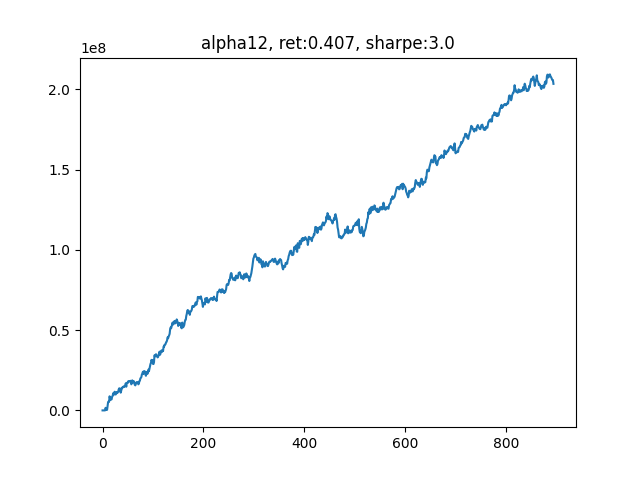

Write the Python code that produced this figure.
'''
v_1.4
alpha101单因子测试
'''

from __future__ import print_function
import logging


import os
import time
import numpy as np
import pandas as pd
import matplotlib.pyplot as plt

import scipy.optimize as sco
from sklearn import preprocessing
from sklearn.linear_model import LinearRegression

import multiprocessing as mp
from concurrent.futures import ProcessPoolExecutor, as_completed



import warnings
warnings.filterwarnings("ignore")



############################ Define our factors ####################################### 
def RSIIndividual(data):
    t = 6                           # 需要6天的历史数据
    close = np.array(data)[:, 5]    # 股票N天的close数据
    delta = np.diff(close)     

    delta = pd.Series(delta)
    up, down = delta.copy(), delta.copy()
    up[up < 0] = 0
    down[down > 0] = 0
    roll_up1 = up.ewm(span=5).mean()                      # 上涨天数的指数移动平均
    roll_down1 = down.abs().ewm(span=5).mean()            # 下跌天数的指数移动平均
    RS1 = roll_up1 / roll_down1
    RSI1 = 100.0 - (100.0 / (1.0 + RS1))

    return -RSI1.iloc[-1]


def SixDayRS(data):
    '''
    六日收益率反转
    '''
    t = 6                           # 需要6天的历史数据
    close = np.array(data)[:, 5]    # 股票N天的close数据    
    return -(close[-1]/close[-t] - 1) 

def MOM(data):
    t = 6                           # 需要6天的历史数据
    close = np.array(data)[:, 5]    # 股票N天的close数据
    delta = np.diff(close)     

    delta = pd.Series(delta)
    up, down = delta.copy(), delta.copy()
    up[up < 0] = 0
    down[down > 0] = 0
    roll_up1 = up.ewm(span=5).mean()                      # 上涨天数的指数移动平均
    roll_down1 = down.abs().ewm(span=5).mean()            # 下跌天数的指数移动平均
    RS1 = roll_up1 / roll_down1
    RSI1 = 100.0 - (100.0 / (1.0 + RS1))

    six_day_rs = -(close[-1]/close[-t] - 1) 

    return (-RSI1.iloc[-1] + six_day_rs)/2

def Size(data):
    '''
    市值（收盘价近似代替）
    '''
    t = 6                                   # 需要6天的历史数据
    close = np.array(data)[:, 5]            # 股票N天的close数据
    size = np.log(close)         # 按行求均值
    size = pd.Series(size)
    size = size.rolling(window=5).mean()

    return -size.iloc[-1]


def VolumePct(data):
    '''
    成交量变化率
    '''
    t = 6                                      # 需要6天的历史数据
    volume = np.array(data)[:, 6]              # 股票N天的volume数据
    
    volume = pd.Series(volume)
    # v_pct = np.abs(volume.pct_change(1))
    v_pct = volume.pct_change(3)
    v_pct = v_pct.rolling(window=5).mean()
    return -v_pct.iloc[-1]

###############################   Alpha 101   ##############################
def Alpha6(data):
    _open = pd.Series(np.array(data)[:, 2])                # 开盘价
    volume = pd.Series(np.array(data)[:, 6])              # 股票N天的volume数据
    alpha6 = _open.rolling(window=10).corr(volume)
    return -1*alpha6.iloc[-1]

def Alpha7(data):
    close = pd.Series(np.array(data)[:, 5])
    amount = pd.Series(np.array(data)[:, 7])              # 股票N天的amount数据
    mean_amount = amount.rolling(window=5).mean().iloc[-1]
    if mean_amount<amount.iloc[-1]:
        delta = close.diff(3).abs().iloc[-10:]
        delta_rank = delta.rank()
        return -1*delta_rank.iloc[-1]*np.sign(delta.iloc[-1])
    else:
        return -1

def Alpha12(data):
    close = pd.Series(np.array(data)[:, 5])
    amount = pd.Series(np.array(data)[:, 7])              # 股票N天的amount数据
    _sign = np.sign(amount.diff(1).iloc[-1])
    delta = close.diff(1)
    return -1*_sign*delta.iloc[-1]

###############################   并行计算因子   ##############################
def each_task(_key, _array):
    factors = []
    # factors.append(RSIIndividual(_array))
    # factors.append(SixDayRS(_array))
    # factors.append(Size(_array))
    # factors.append(VolumePct(_array))
    factors.append(Alpha12(_array))
    return (_key, factors)

def mp_task(batch, data):
    res = []
    for _key in batch:
        res.append(each_task(_key, data[_key]))
    return res

def _batch(stock_list):
    num_of_stock = len(stock_list)
    batch_size = num_of_stock // os.cpu_count()
    for i in range(0, num_of_stock, batch_size):
        yield stock_list[i: i+batch_size]

###############################   回归法估计因子权重   ##############################
def factor_regression(factors_record, pct_record, i):
    X = factors_record[-(i+2)]
    X[np.isnan(X)] = 0
    Y = pct_record[-i]
    Y[np.isnan(Y)] = 0
    reg = LinearRegression()
    # print("X", X)
    # print("Y", Y)
    reg.fit(X,Y)   
    factor_weight = list(reg.coef_)
    factor_weight.append(reg.intercept_)
    
    return factor_weight

###############################   有效前沿计算个股权重   ##############################
def portfolio_annualised_performance(weights, mean_returns, cov_matrix):
    returns = np.sum(mean_returns*weights ) *252
    std = np.sqrt(np.dot(weights.T, np.dot(cov_matrix, weights))) * np.sqrt(252)
    return std, returns

def neg_sharpe_ratio(weights, mean_returns, cov_matrix, risk_free_rate):
    p_var, p_ret = portfolio_annualised_performance(weights, mean_returns, cov_matrix)
    return -(p_ret - risk_free_rate) / p_var

def max_sharpe_ratio(mean_returns, cov_matrix, risk_free_rate):
    num_assets = len(mean_returns)
    args = (mean_returns, cov_matrix, risk_free_rate)
    constraints = ({'type': 'eq', 'fun': lambda x: np.sum(x) - 1})
    bound = (0.0,1.0)
    bounds = tuple(bound for asset in range(num_assets))
    result = sco.minimize(neg_sharpe_ratio, num_assets*[1./num_assets,], args=args,
                        method='SLSQP', bounds=bounds, constraints=constraints)
    return result

###############################   计算仓位收益率   ##############################
def calculate_pct(all_data, position, my_sequence):

    # t+2 和 t+1 的价差
    delta = all_data[all_data['Date'] == my_sequence+2]['Close'].values - \
            all_data[all_data['Date'] == my_sequence+1]['Close'].values

    profit = position @ delta
    return profit



# 因子或是回归最多利用过去10天的数据
MAX_NUM_RECORD = 10
num_of_holding = 100
leverage = 1
my_sequence = 0        # 当前日期
cur_capital = 5e8          # 初始资金
fee = 1.5e-4           # 手续费率

data = {}               # 储存一段时间的行情
yesterday_close = []    # 记录昨日收盘价，用于计算当日收益率
pct_record = []         # 记录每日收益率
factors_record = []     # 记录每日因子值
factors_weight = []     # 因子加权权重
capital_record = []     # 记录资金变动

file_name = r"./CONTEST_DATA_TEST_100_1.csv"
all_data = pd.read_csv(file_name, 
                    usecols=[0,1,2,3,4,5,6,7], 
                    names=['Date','Instrument','Open','High','Low','Close','Volume','Amount'])


daily_data = all_data[all_data['Date']==my_sequence].values
num_of_stock = daily_data.shape[0]
stock_list = np.arange(num_of_stock)

print(daily_data.shape)

# 每一支股票单独存在字典里
for i in range(num_of_stock):
    data[i] = []
    data[i].append(daily_data[i])

stock_batch = list(_batch(stock_list))
# print(stock_batch)

total_days = 900
mp.set_start_method('fork')

while(my_sequence<total_days-5):
    my_sequence += 1
    all_factors = [[]] * num_of_stock     # 每个股票的所有因子是一行
    
    start =  time.time()
    capital_record.append(cur_capital-5e8)
    print('current day: {}, current capital: {}......\n'.format(my_sequence, cur_capital))

    daily_data = all_data[all_data['Date']==my_sequence].values
    daily_data = daily_data[:, 0:8]
    today_close = daily_data[:, 5]                    # 当日收盘价
    if len(yesterday_close)>0:                        # 从第二天开始算起
        pct = (today_close - yesterday_close)/yesterday_close
        pct_record.append(pct)

    num_of_stock = daily_data.shape[0]
    stock_list = np.arange(num_of_stock)

    print(daily_data.shape)

    # 每一支股票单独存在字典里
    for i in range(num_of_stock):
        data[i].append(daily_data[i])

    use_time = time.time() - start
    print("Time of 🍦: ", round(use_time,2))

    if len(data[0]) >= 7:

        with ProcessPoolExecutor() as executor:
            futures = [executor.submit(mp_task, batch, data) for batch in stock_batch]
            for future in as_completed(futures):
                factors_batch = future.result()
                for i in range(len(factors_batch)):
                    _key, factors = factors_batch[i]
                    # print(_key, factors)
                    all_factors[_key] = factors

        # print(all_factors)
        print(len(all_factors))                                               # N * K

        use_time = time.time() - start
        print("Time of 🍎: ", round(use_time,2))

        all_factors = np.array(all_factors)
        all_factors[np.isnan(all_factors)] = 0                                # 处理空值
        all_factors[np.isinf(all_factors)] = 0                                # 处理无限值
        all_factors = preprocessing.scale(all_factors)              # 按列z-score标准化
        # all_factors = np.hstack(([[1]]*num_of_stock, all_factors))            # 每一行最左侧插入[1]
        factors_record.append(all_factors)                                    # T * N * (K)，储存一段时间的因子值，用于计算因子收益率
        num_of_factor = all_factors.shape[1]
        
        if len(factors_weight) == 0:
            final_factors = np.array(all_factors).mean(axis=1)
        else:
            final_factors = np.hstack((all_factors, [[1]]*num_of_stock)) @ np.array(factors_weight)
        
        use_time = time.time() - start
        print("Time of 🍌: ", round(use_time,2))

        _rank = np.argsort(np.argsort(final_factors))    # 0-499，多因子等权组合之后的排序值
        _pos = np.array([0]*num_of_stock)
        
        _buy_line = num_of_stock-num_of_holding/2
        _sell_line = num_of_holding/2
        _pos[_rank>=_buy_line] = 1
        _pos[_rank<_sell_line] = -1
        
        position = _pos * cur_capital * leverage / num_of_holding / today_close
        position[np.isnan(position)] = 0
        position = position.astype(int)
        print("len of position: ", len(position))
        # print(position)
        daily_profit = calculate_pct(all_data, position, my_sequence)
        cur_capital += daily_profit
        cur_capital *= (1-fee)          # 扣除手续费

        use_time = time.time() - start
        print("Time of 🍊: ", round(use_time,2))

        if len(factors_record) >= 10:
            # 其实只做了8次回归，取平均值
            factors_weight = []
            
            # with ProcessPoolExecutor() as executor:
            #     futures = [executor.submit(factor_regression, factors_record, pct_record, i+1) for i in range(len(factors_record)-2)]
            #     for future in as_completed(futures):
            #         factors_weight.append(future.result())
            
            # factors_weight = np.array(factors_weight).mean(axis=0)
            # factors_weight /= np.sum(factors_weight)

            # print("factors_weight: ", factors_weight)
            # if len(factors_record) >= 20: factors_record.pop(0)

        use_time = time.time() - start
        print("Time of 🍐: ", round(use_time,2))

        # 删除最老的一天的数据
        if len(data[0]) >= 20:
            for i in range(num_of_stock):
                data[i].pop(0)
        
        use_time = time.time() - start
        print("Time of 🍉: ", round(use_time,2))

    # use_time = time.time() - start
    # print("Time of posting position: %s", use_time)
    # time.sleep(0.1)
    
    yesterday_close = today_close

total_return = round(capital_record[-1]/5e8, 4)
daily_pct = pd.Series(capital_record)+5e8
daily_pct = daily_pct.pct_change()
sharpe = daily_pct.mean() / daily_pct.std() * np.sqrt(252)
sharpe = np.round(sharpe)

_name = 'alpha12'
plt.figure()
plt.plot(capital_record)
_title = "{}, ret:{}, sharpe:{}".format(_name, total_return, sharpe)
plt.title(_title)
plt.savefig('backtest_{}.png'.format(_name))

factors_record = np.array(factors_record)[:,:,0]
pd.DataFrame(factors_record).to_csv('factors_{}.csv'.format(_name))
